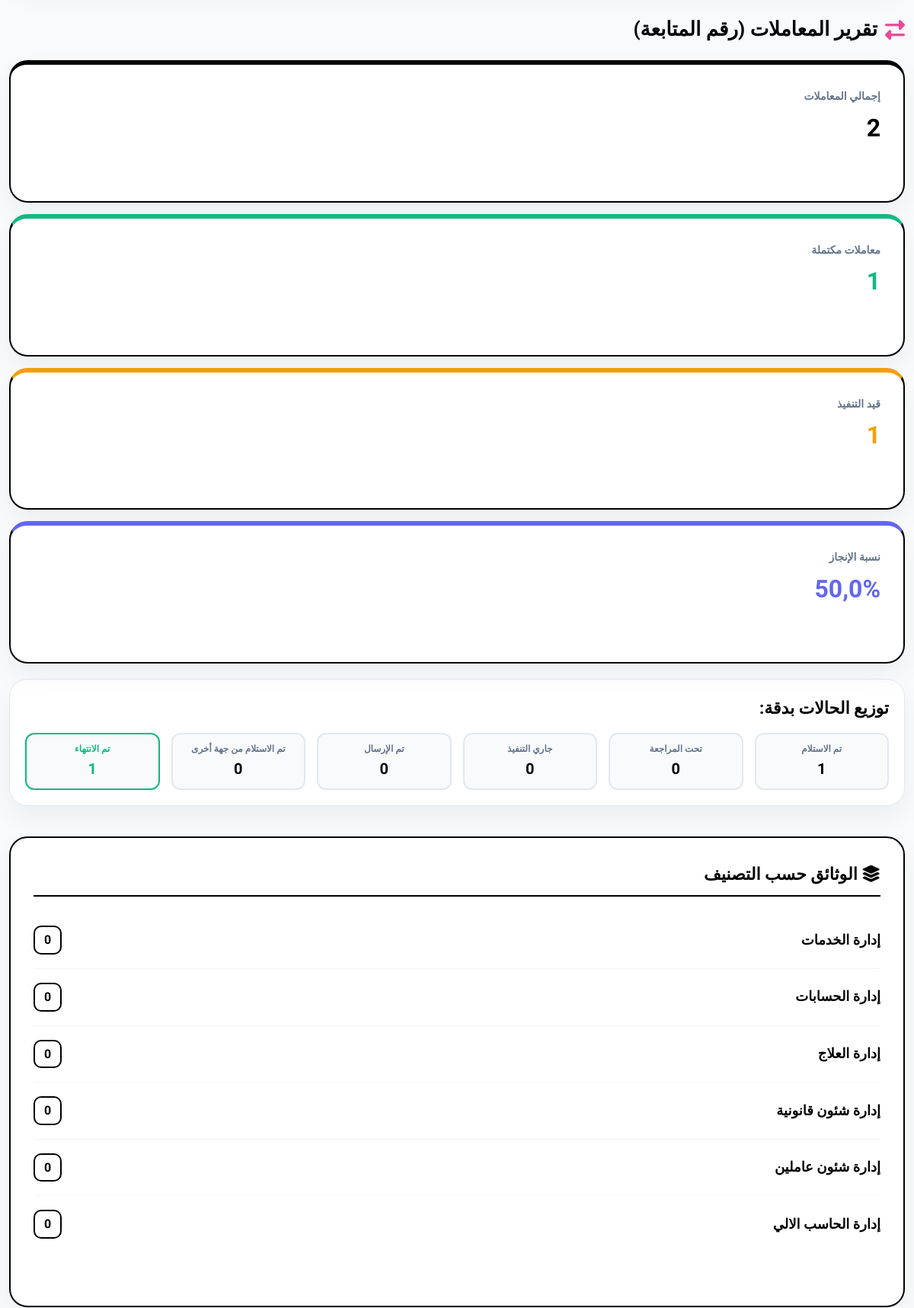
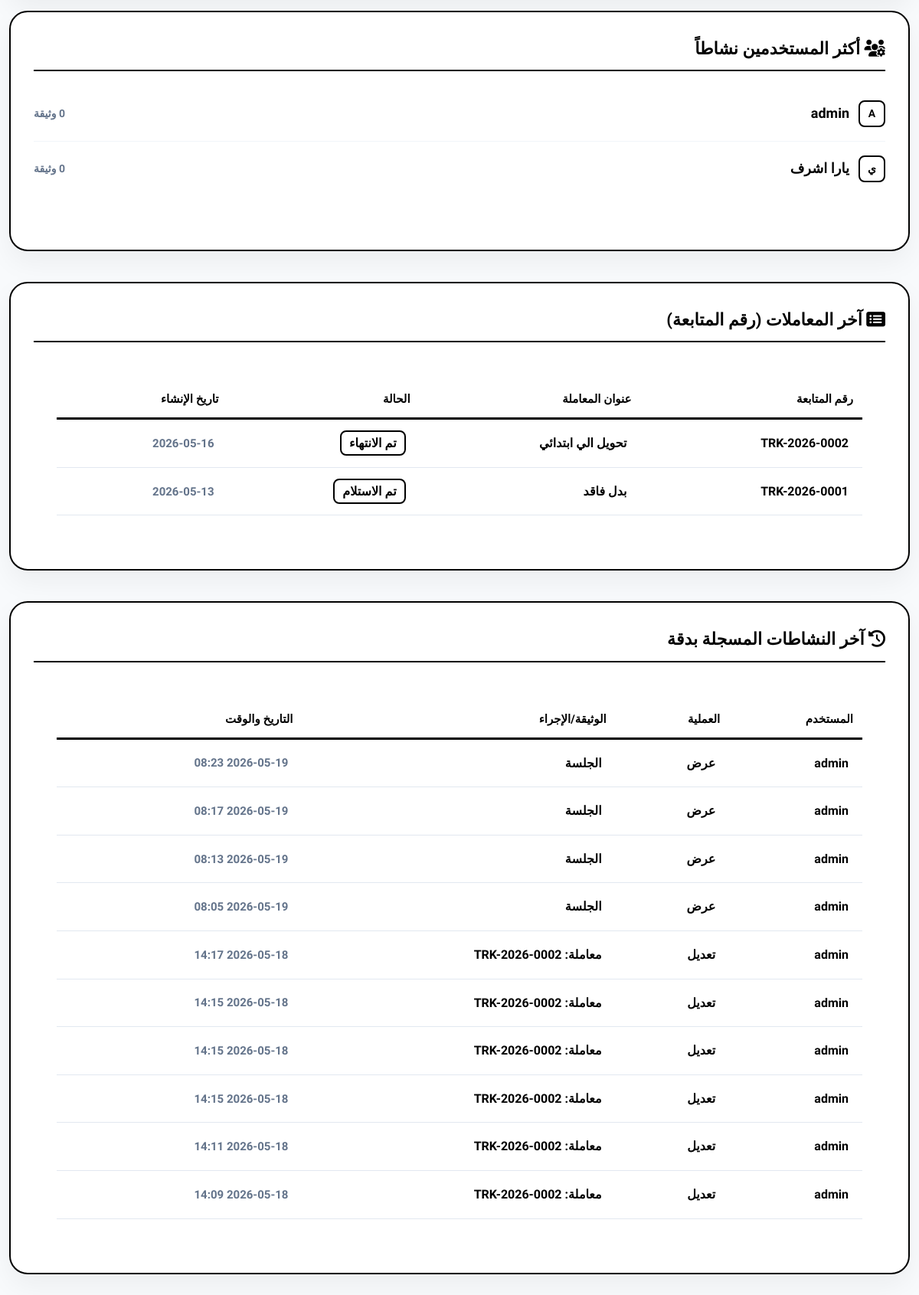
Page /reports/ (signed in, lower part) on the earlier database version (2 pictures, top to bottom).
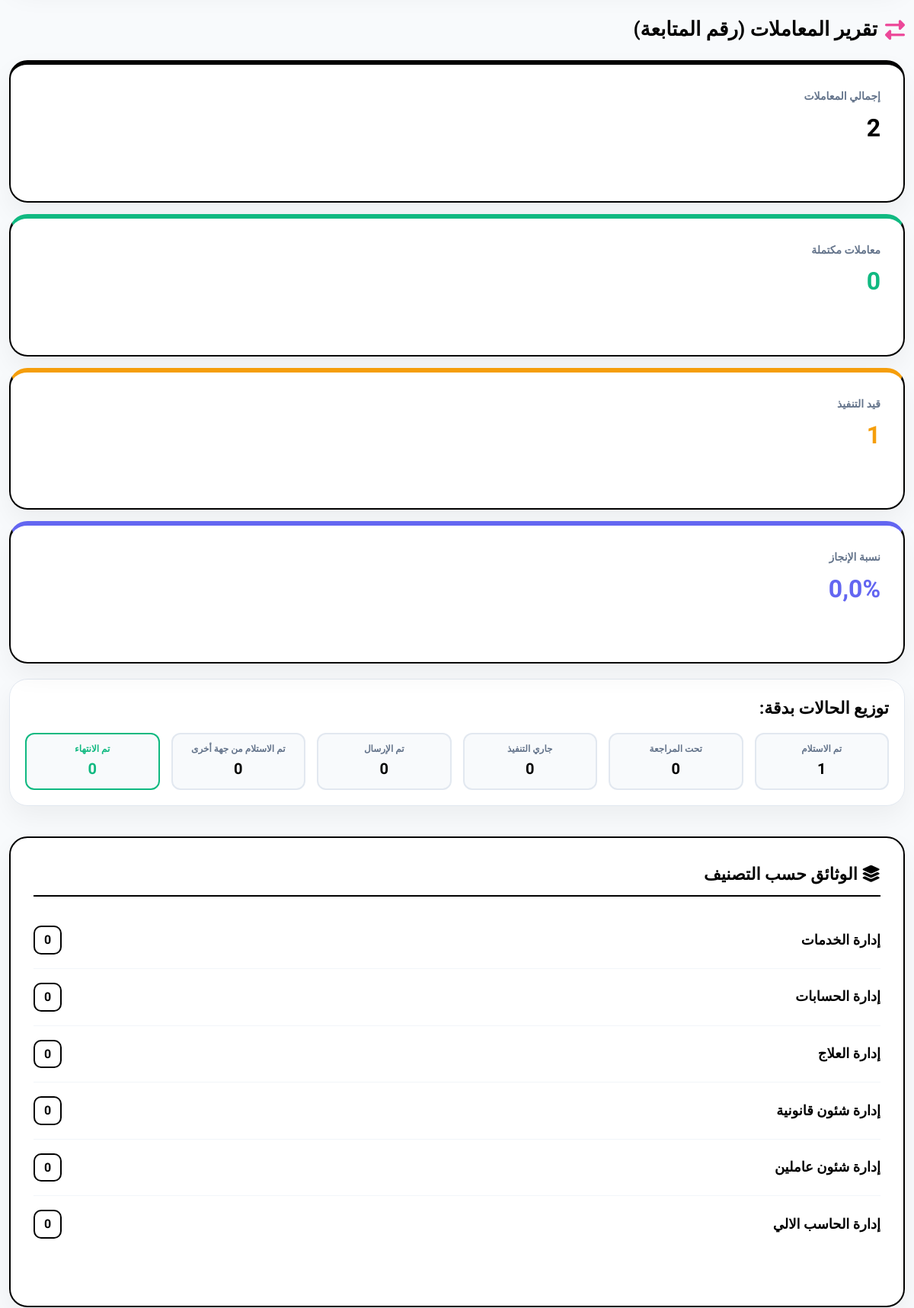
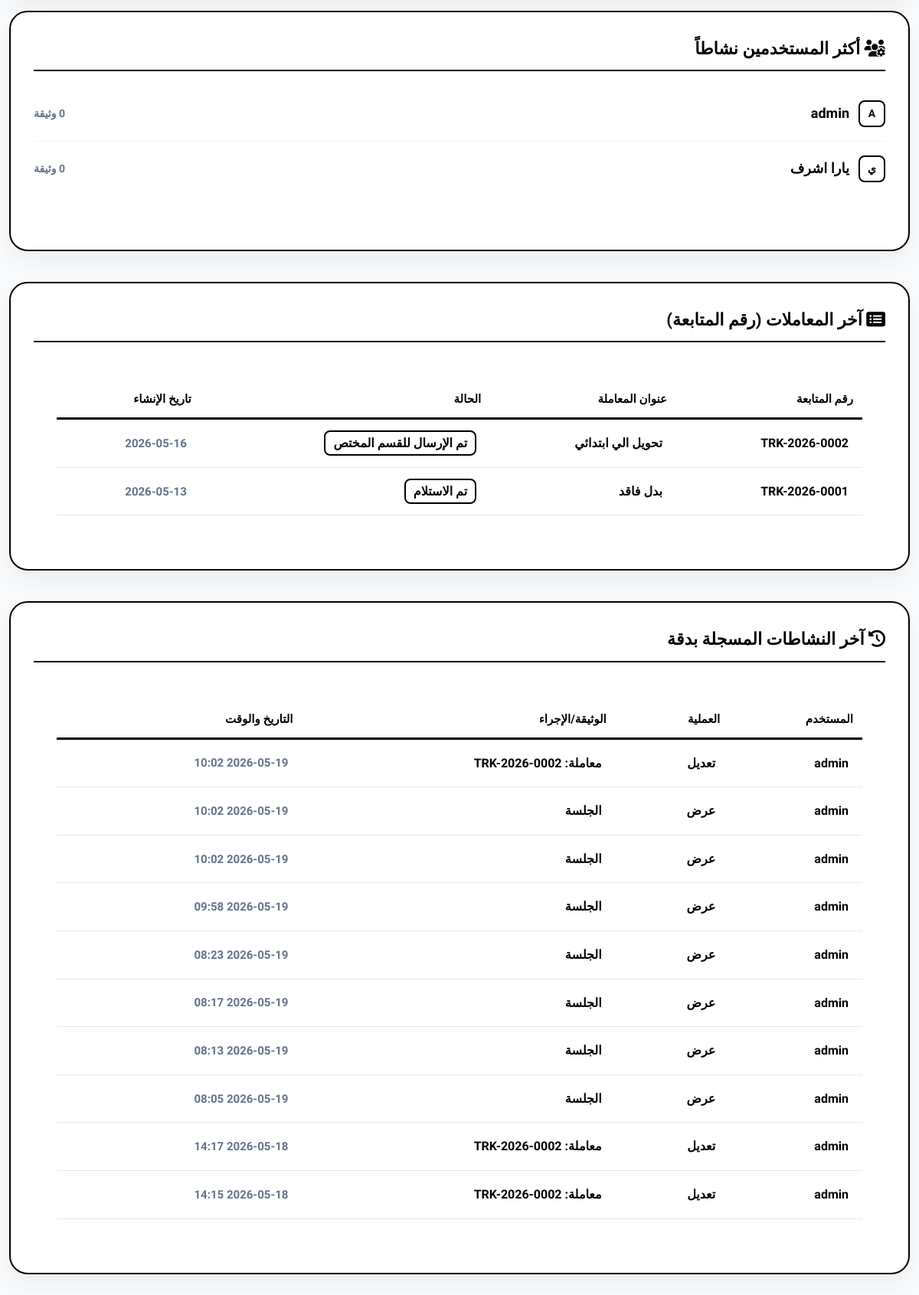
Same page on the later database version (2 pictures, top to bottom).
### eams/models.py (models this page shows, shortened)
class Category(models.Model):
    name = models.CharField(max_length=255, verbose_name="اسم التصنيف")
    parent = models.ForeignKey('self', on_delete=models.SET_NULL, null=True, blank=True, related_name='children', verbose_name="التصنيف الأب")
    created_at = models.DateTimeField(auto_now_add=True)
    class Meta:
        verbose_name = "تصنيف"
        verbose_name_plural = "تصنيفات"

class Transaction(models.Model):
    STATUS_CHOICES = (
        ('received', 'تم الاستلام'),
        ('sent_to_dept', 'تم الإرسال للقسم المختص'),
        ('under_review', 'تحت المراجعة'),
        ('in_progress', 'جاري التنفيذ'),
        ('completed', 'تم الانتهاء'),
    )
    tracking_number = models.CharField(max_length=50, unique=True, verbose_name="رقم المتابعة")
    current_status = models.CharField(max_length=50, choices=STATUS_CHOICES, default='received', verbose_name="الحالة الحالية")
    client_name = models.CharField(max_length=255, verbose_name="الاسم", default="غير محدد")
    client_phone = models.CharField(max_length=20, verbose_name="رقم الهاتف", default="000")
    client_gender = models.CharField(max_length=10, choices=(('male', 'ذكر'), ('female', 'أنثى')), verbose_name="النوع", default='male')
    registration_number = models.CharField(max_length=50, blank=True, null=True, verbose_name="رقم القيد (اختياري)")
    title = models.CharField(max_length=255, verbose_name="عنوان المعاملة")
    description = models.TextField(blank=True, null=True, verbose_name="وصف المعاملة")
    created_at = models.DateTimeField(auto_now_add=True, verbose_name="تاريخ الإنشاء")
    updated_at = models.DateTimeField(auto_now=True, verbose_name="آخر تحديث")
    created_by = models.ForeignKey(User, on_delete=models.SET_NULL, null=True, verbose_name="بواسطة")
    secure_token = models.UUIDField(default=uuid.uuid4, unique=True, editable=False, verbose_name="رمز الأمان")
    missing_info = models.TextField(blank=True, null=True, verbose_name="ملاحظات للنواقص (تظهر لصاحب الشأن)")
    completion_note = models.TextField(blank=True, null=True, verbose_name="تعليمات الاستلام عند الانتهاء (تظهر لصاحب الشأن)")

class AuditLog(models.Model):
    ACTION_CHOICES = (
        ('upload', 'رفع'),
        ('edit', 'تعديل'),
        ('delete', 'حذف'),
        ('view', 'عرض'),
    )
    user = models.ForeignKey(User, on_delete=models.SET_NULL, null=True, verbose_name="المستخدم")
    action = models.CharField(max_length=20, choices=ACTION_CHOICES, verbose_name="العملية")
    document_title = models.CharField(max_length=255, verbose_name="عنوان الوثيقة")
    timestamp = models.DateTimeField(auto_now_add=True, verbose_name="الوقت")
    details = models.TextField(blank=True, null=True, verbose_name="التفاصيل")

### eams/views.py (the view)
# urls.py: path('reports/', views.reports_view, name='reports'),
@login_required
def reports_view(request):
    if not request.user.profile.access_reports:
        messages.error(request, "ليس لديك صلاحية لعرض التقارير")
        return redirect('dashboard')
    category_id = request.GET.get('category')
    doc_type = request.GET.get('doc_type')
    user_id = request.GET.get('user_id')
    start_date = request.GET.get('start_date')
    end_date = request.GET.get('end_date')
    search_q = request.GET.get('q')
    report_type = request.GET.get('report_type', 'all')
    docs = Document.objects.all()
    if category_id: docs = docs.filter(category_id=category_id)
    if doc_type: docs = docs.filter(doc_type=doc_type)
    if user_id: docs = docs.filter(uploaded_by_id=user_id)
    if search_q:
        docs = docs.filter(Q(title__icontains=search_q) | Q(reference_number__icontains=search_q))
    if start_date: docs = docs.filter(uploaded_at__date__gte=start_date)
    if end_date: docs = docs.filter(uploaded_at__date__lte=end_date)
    transactions = Transaction.objects.all()
    if user_id: transactions = transactions.filter(created_by_id=user_id)
    if search_q: transactions = transactions.filter(Q(title__icontains=search_q) | Q(tracking_number__icontains=search_q))
    if start_date: transactions = transactions.filter(created_at__date__gte=start_date)
    if end_date: transactions = transactions.filter(created_at__date__lte=end_date)
    if report_type == 'archive':
        transactions = Transaction.objects.none()
    elif report_type == 'transaction':
        docs = Document.objects.none()
    context = {
        'documents': docs.order_by('-uploaded_at'),
        'total_docs': docs.count(),
        'incoming': docs.filter(doc_type='incoming').count(),
        'outgoing': docs.filter(doc_type='outgoing').count(),
        'internal': docs.filter(doc_type='internal').count(),
        'total_transactions': transactions.count(),
        'transactions_completed': transactions.filter(current_status='completed').count(),
        'transactions_in_progress': transactions.filter(current_status__in=['under_review', 'in_progress', 'received', 'sent']).count(),
        'transactions_recent': transactions.order_by('-created_at')[:10],
        'completion_rate': (transactions.filter(current_status='completed').count() / transactions.count() * 100) if transactions.count() > 0 else 0,
        'status_counts': {
            'received': transactions.filter(current_status='received').count(),
            'under_review': transactions.filter(current_status='under_review').count(),
            'sent': transactions.filter(current_status='sent').count(),
            'received_from_other': transactions.filter(current_status='received_from_other').count(),
            'in_progress': transactions.filter(current_status='in_progress').count(),
            'completed': transactions.filter(current_status='completed').count(),
        },
        'categories': Category.objects.all(),
        'categories_stats': Category.objects.annotate(count=Count('documents', filter=Q(documents__in=docs))).order_by('-count'),
        'users_stats': User.objects.annotate(doc_count=Count('uploaded_documents', filter=Q(uploaded_documents__in=docs))).order_by('-doc_count')[:10],
        'doc_types': Document.TYPE_CHOICES,
        'all_users': User.objects.all(),
        'selected_category': category_id,
        'selected_type': doc_type,
        'selected_user': user_id,
        'start_date': start_date,
        'end_date': end_date,
        'q': search_q,
        'report_type': report_type,
        'recent_logs': AuditLog.objects.order_by('-timestamp')[:10]
    }
    return render(request, 'eams/reports.html', context)

### templates/eams/reports.html (shortened to what the changed rows need)
{% extends 'base.html' %}
{% block content %}
<div class="fade-in">
    {% if report_type == 'all' or report_type == 'transaction' %}
    <h2 style="font-size: 22px; font-weight: 900; margin-bottom: 20px; color: #000; display: flex; align-items: center; gap: 10px;">
        <i class="fas fa-exchange-alt" style="color: #ec4899;"></i> تقرير المعاملات (رقم المتابعة)
    </h2>
    <div class="dashboard-grid" style="display: grid; grid-template-columns: repeat(auto-fit, minmax(200px, 1fr)); gap: 20px; margin-bottom: 20px;">
        <div class="report-card" style="border-top: 6px solid #000;">
            <div style="font-size: 14px; color: #64748b; font-weight: 900; margin-bottom: 5px;">إجمالي المعاملات</div>
            <div style="font-size: 32px; font-weight: 900; color: #000;">{{ total_transactions }}</div>
        </div>
        <div class="report-card" style="border-top: 6px solid #10b981;">
            <div style="font-size: 14px; color: #64748b; font-weight: 900; margin-bottom: 5px;">معاملات مكتملة</div>
            <div style="font-size: 32px; font-weight: 900; color: #10b981;">{{ transactions_completed }}</div>
        </div>
        <div class="report-card" style="border-top: 6px solid #f59e0b;">
            <div style="font-size: 14px; color: #64748b; font-weight: 900; margin-bottom: 5px;">قيد التنفيذ</div>
            <div style="font-size: 32px; font-weight: 900; color: #f59e0b;">{{ transactions_in_progress }}</div>
        </div>
        <div class="report-card" style="border-top: 6px solid #6366f1;">
            <div style="font-size: 14px; color: #64748b; font-weight: 900; margin-bottom: 5px;">نسبة الإنجاز</div>
            <div style="font-size: 32px; font-weight: 900; color: #6366f1;">
                {{ completion_rate|floatformat:1 }}%
            </div>
        </div>
    </div>
    <div class="report-card" style="margin-bottom: 40px; border: 1px solid #e2e8f0; padding: 20px;">
        <h3 style="font-size: 18px; font-weight: 900; margin-bottom: 15px; color: #000;">توزيع الحالات بدقة:</h3>
        <div style="display: flex; flex-wrap: wrap; gap: 15px;">
            <div style="background: #f8fafc; border: 2px solid #e2e8f0; padding: 10px 15px; border-radius: 12px; flex: 1; min-width: 150px; text-align: center;">
                <div style="font-size: 12px; color: #64748b; font-weight: 800;">تم الاستلام</div>
                <div style="font-size: 20px; font-weight: 900; color: #000;">{{ status_counts.received }}</div>
            </div>
            <div style="background: #f8fafc; border: 2px solid #e2e8f0; padding: 10px 15px; border-radius: 12px; flex: 1; min-width: 150px; text-align: center;">
                <div style="font-size: 12px; color: #64748b; font-weight: 800;">تحت المراجعة</div>
                <div style="font-size: 20px; font-weight: 900; color: #000;">{{ status_counts.under_review }}</div>
            </div>
            <div style="background: #f8fafc; border: 2px solid #e2e8f0; padding: 10px 15px; border-radius: 12px; flex: 1; min-width: 150px; text-align: center;">
                <div style="font-size: 12px; color: #64748b; font-weight: 800;">جاري التنفيذ</div>
                <div style="font-size: 20px; font-weight: 900; color: #000;">{{ status_counts.in_progress }}</div>
            </div>
            <div style="background: #f8fafc; border: 2px solid #e2e8f0; padding: 10px 15px; border-radius: 12px; flex: 1; min-width: 150px; text-align: center;">
                <div style="font-size: 12px; color: #64748b; font-weight: 800;">تم الإرسال</div>
                <div style="font-size: 20px; font-weight: 900; color: #000;">{{ status_counts.sent }}</div>
            </div>
            <div style="background: #f8fafc; border: 2px solid #e2e8f0; padding: 10px 15px; border-radius: 12px; flex: 1; min-width: 150px; text-align: center;">
                <div style="font-size: 12px; color: #64748b; font-weight: 800;">تم الاستلام من جهة أخرى</div>
                <div style="font-size: 20px; font-weight: 900; color: #000;">{{ status_counts.received_from_other }}</div>
            </div>
            <div style="background: #f8fafc; border: 2px solid #10b981; padding: 10px 15px; border-radius: 12px; flex: 1; min-width: 150px; text-align: center;">
                <div style="font-size: 12px; color: #10b981; font-weight: 800;">تم الانتهاء</div>
                <div style="font-size: 20px; font-weight: 900; color: #10b981;">{{ status_counts.completed }}</div>
            </div>
        </div>
    </div>
    {% endif %}
    <div class="dashboard-grid" style="display: grid; grid-template-columns: repeat(auto-fit, minmax(300px, 1fr)); gap: 25px; margin-bottom: 40px;">
        <div class="report-card">
            <div style="display: flex; flex-direction: column;">
                {% for cat in categories_stats %}
                <div class="stat-row">
                    <span>{{ cat.name }}</span>
                    <span style="font-weight: 900; background: #ffffff; color: #000000 !important; border: 2px solid #000000; padding: 4px 12px; border-radius: 10px; font-size: 16px;">{{ cat.count }}</span>
                </div>
                {% empty %}
                <p style="text-align: center; color: #64748b; padding: 20px;">لا توجد بيانات متاحة</p>
                {% endfor %}
            </div>
        </div>
        <div class="report-card">
            <div style="display: flex; flex-direction: column;">
                {% for user in users_stats %}
                <div class="stat-row">
                    <div style="display: flex; align-items: center; gap: 12px;">
                        <div style="width: 35px; height: 35px; background: #ffffff; color: #000000; border: 2px solid #000000; border-radius: 8px; display: flex; align-items: center; justify-content: center; font-size: 14px; font-weight: 900;">
                            {{ user.username|first|upper }}
                        </div>
                        <span>{{ user.username }}</span>
                    </div>
                    <span style="font-size: 14px; color: #64748b; font-weight: 900;">{{ user.doc_count }} وثيقة</span>
                </div>
                {% empty %}
                <p style="text-align: center; color: #64748b; padding: 20px;">لا توجد بيانات متاحة</p>
                {% endfor %}
            </div>
        </div>
    </div>
    <div class="report-card" style="margin-bottom: 40px;">
        <div class="data-container table-responsive" style="border: none; box-shadow: none;">
            <table style="width: 100%; border-collapse: collapse; min-width: 700px;">
                <thead>
                    <tr style="text-align: right; border-bottom: 3px solid #000;">
                        <th style="padding: 12px; font-size: 15px;">رقم المتابعة</th>
                        <th style="padding: 12px; font-size: 15px;">عنوان المعاملة</th>
                        <th style="padding: 12px; font-size: 15px;">الحالة</th>
                        <th style="padding: 12px; font-size: 15px;">تاريخ الإنشاء</th>
                    </tr>
                </thead>
                <tbody>
                    {% for tr in transactions_recent %}
                    <tr style="border-bottom: 1px solid #e2e8f0;">
                        <td style="padding: 18px; font-weight: 900; color: #000; font-size: 16px;">{{ tr.tracking_number }}</td>
                        <td style="padding: 18px; font-weight: 800; font-size: 16px;">{{ tr.title }}</td>
                        <td style="padding: 18px; font-weight: 700; font-size: 16px;">
                            <span class="badge" style="background: #ffffff; color: #000; border: 2px solid #000; padding: 5px 10px; border-radius: 8px;">{{ tr.get_current_status_display }}</span>
                        </td>
                        <td style="padding: 18px; color: #64748b; font-size: 15px; font-weight: 700;">{{ tr.created_at|date:"Y-m-d" }}</td>
                    </tr>
                    {% empty %}
                    <tr>
                        <td colspan="4" style="text-align: center; padding: 30px; color: #64748b;">لا توجد معاملات حديثة</td>
                    </tr>
                    {% endfor %}
                </tbody>
            </table>
        </div>
    </div>
    <div class="report-card">
        <div class="data-container table-responsive" style="border: none; box-shadow: none;">
            <table style="width: 100%; border-collapse: collapse; min-width: 700px;">
                <thead>
                    <tr style="text-align: right; border-bottom: 3px solid #000;">
                        <th style="padding: 12px; font-size: 15px;">المستخدم</th>
                        <th style="padding: 12px; font-size: 15px;">العملية</th>
                        <th style="padding: 12px; font-size: 15px;">الوثيقة/الإجراء</th>
                        <th style="padding: 12px; font-size: 15px;">التاريخ والوقت</th>
                    </tr>
                </thead>
                <tbody>
                    {% for log in recent_logs %}
                    <tr style="border-bottom: 1px solid #e2e8f0;">
                        <td style="padding: 18px; font-weight: 900; color: #000; font-size: 16px;">{{ log.user.username }}</td>
                        <td style="padding: 18px; font-weight: 800; font-size: 16px;">{{ log.get_action_display }}</td>
                        <td style="padding: 18px; font-weight: 700; font-size: 16px;">{{ log.document_title }}</td>
                        <td style="padding: 18px; color: #64748b; font-size: 15px; font-weight: 700;">{{ log.timestamp|date:"Y-m-d H:i" }}</td>
                    </tr>
                    {% endfor %}
                </tbody>
            </table>
        </div>
    </div>
</div>
{% endblock %}

Differences in the rows shown:
no longer on this page (row unchanged): AuditLog: user.username "admin", action "تعديل", document_title "معاملة: TRK-2026-0002", timestamp "2026-05-18 14:15"
no longer on this page (row unchanged): AuditLog: user.username "admin", action "تعديل", document_title "معاملة: TRK-2026-0002", timestamp "2026-05-18 14:15"
no longer on this page (row unchanged): AuditLog: user.username "admin", action "تعديل", document_title "معاملة: TRK-2026-0002", timestamp "2026-05-18 14:11"
no longer on this page (row unchanged): AuditLog: user.username "admin", action "تعديل", document_title "معاملة: TRK-2026-0002", timestamp "2026-05-18 14:09"
changed Transaction "تحويل الي ابتدائي": current_status "تم الانتهاء" → "تم الإرسال للقسم المختص"
added AuditLog: user.username "admin", action "تعديل", document_title "معاملة: TRK-2026-0002", timestamp "2026-05-19 10:02"
added AuditLog: user.username "admin", action "عرض", document_title "الجلسة", timestamp "2026-05-19 10:02"
added AuditLog: user.username "admin", action "عرض", document_title "الجلسة", timestamp "2026-05-19 10:02"
added AuditLog: user.username "admin", action "عرض", document_title "الجلسة", timestamp "2026-05-19 09:58"
Other differences:
{{ transactions_completed }}: "1" → "0"
{{ completion_rate|floatformat:1 }}: "50,0" → "0,0"
{{ status_counts.completed }}: "1" → "0"
